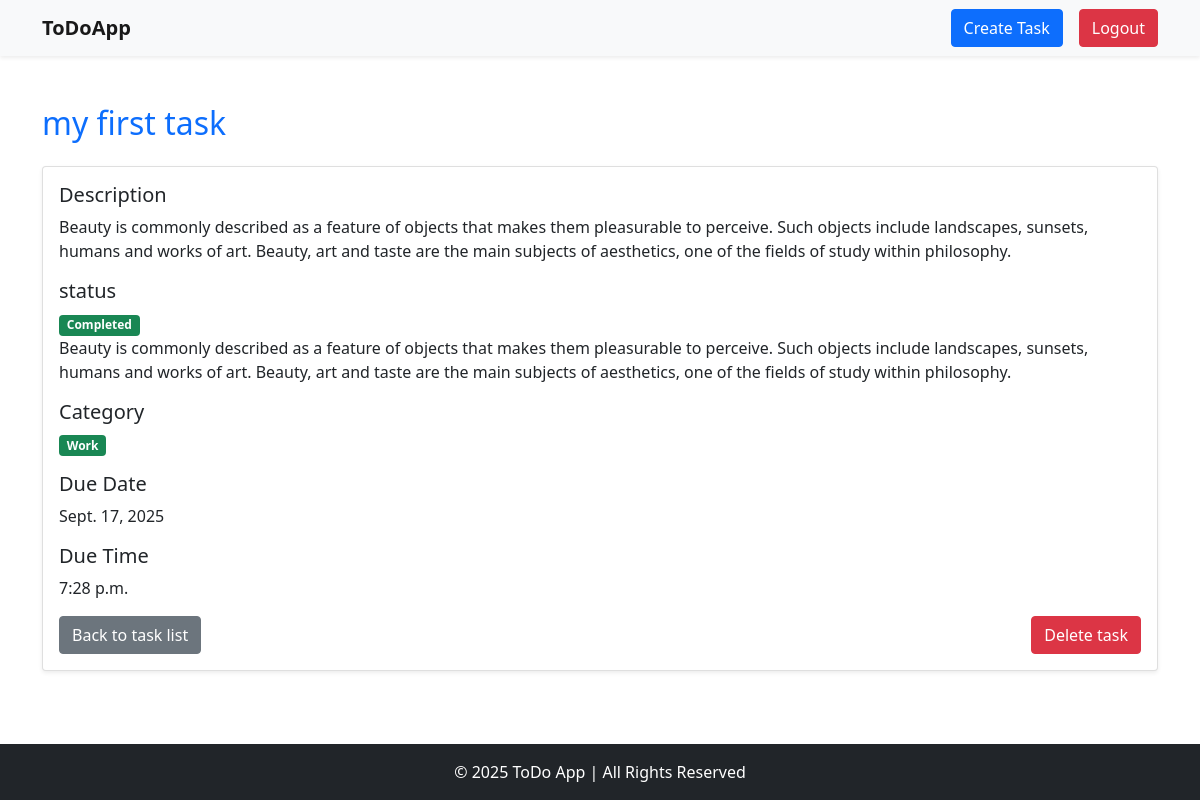
Screenshot of /task/14/ (signed in) with the database file from the repository.
### task/models.py (models this page shows, shortened)
class Task(models.Model):
    STATUS=[
        ('pending','Pending'),
        ('completed','Completed'),
    ]
    CATEGORY=[
        ('work','Work'),
        ('personal','Personal'),
        ('other','Other'),
    ]
    title=models.CharField(max_length=100)
    description=models.TextField()
    due_date=models.DateField()
    due_time=models.TimeField()
    status=models.CharField(max_length=10,choices=STATUS, default='pending')
    category=models.CharField(max_length=10,choices=CATEGORY)
    is_completed=models.BooleanField(default=False) # task is pending
    user=models.ForeignKey(User,on_delete=models.CASCADE)

### task/views.py (the view)
# urls.py: path('task/<int:task_id>/',views.task_detail,name='task_detail'),
@login_required
def task_detail(request,task_id):
    task=get_object_or_404(Task,id=task_id,user=request.user)
    return render(request,'task_detail.html',{'task':task})

### task/templates/task_detail.html (shortened to what this page needs)
{% extends 'base.html' %}
{% block content %}
<h2 class="mb-4 text-primary">{{task.title}}</h2>
<div class="card shadow-sm">
    <div class="card-body">
        <div class="mb-3">
            <h5>Description</h5>
            <p>{{task.description}}</p>
        </div>
        <div class="mb-3">
            <h5>status</h5>
            {% if task.is_completed %}
            <span class="badge bg-success">Completed</span>
            {% else %}
            <span class="badge bg-success">Pending</span>
            {% endif %}
            <p>{{task.description}}</p>
        </div>
        <div class="mb-3">
            <h5>Category</h5>
            <span class="badge bg-success">{{task.get_category_display}}</span>
        </div>
        <div class="mb-3">
            <h5>Due Date</h5>
            <p>{{task.due_date}}</p>
        </div>
        <div class="mb-3">
            <h5>Due Time</h5>
            <p>{{task.due_time}}</p>
        </div>
        <div class="d-flex justify-content-between">
            <a href="{% url 'task_list' %}" class="btn btn-secondary">Back to task list</a>
            <a href="{% url 'task_delete' task_id=task.id%}" class="btn btn-danger">Delete task</a>
        </div>
    </div>
</div>
{% endblock content %}

### rows the page displays
Task: title "my first task", description "Beauty is commonly described as a feature of objects that makes them pleasurable to perceive. Such objects include landscapes, sunsets, humans and works of art. Beauty, art and taste are the main subjects of aesthetics, one of the fields of study within philosophy.", category "Work", due_date "Sept. 17, 2025", due_time "7:28 p.m."
